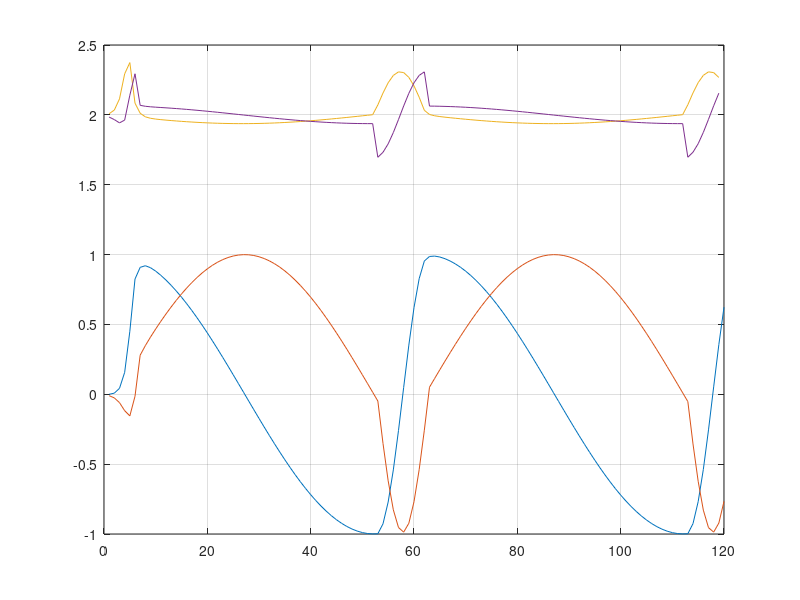

MATLAB code to generate this figure:

# Hopf oscillator
# Approximation by fourth order Runge-Kutta
# Duty factor

Tsw_STEPS = 10  # Number of iterations in T_swing period
TURNS = 2

alpha = 1;
mu = 1;
beta = 0.8333;
# Duty factor: 0.5     for tripod gait
#              0.8333  for wave gait

a = 10000;

x = 0;
y = -0.01;

function [dx, dy] = F (alpha, mu, omega, x, y)
  dx = alpha * (mu - x^2 - y^2) * x - omega * y;
  dy = alpha * (mu - x^2 - y^2) * y + omega * x;
endfunction

fx=[];
fy=[];
fdx=[];
fdy=[];

for i = 1:(Tsw_STEPS*TURNS/(1-beta))

  omega = pi*(1 - beta) / (beta * (e^(-a*y) + 1) * Tsw_STEPS) ...
            + pi / ((e^(a*y) + 1) * Tsw_STEPS);
  fx(i) = x;
  fy(i) = y;

  # Аппроксимация Рунге-Кутта
  [K1dx, K1dy] = F(alpha, mu, omega, x, y);
  [K2dx, K2dy] = F(alpha, mu, omega, x + K1dx/2, y + K1dy/2);
  [K3dx, K3dy] = F(alpha, mu, omega, x + K2dx/2, y + K2dy/2);
  [K4dx, K4dy] = F(alpha, mu, omega, x + K3dx, y + K3dy);

  dx = (K1dx + 2*K2dx + 2*K3dx + K4dx) / 6;
  dy = (K1dy + 2*K2dy + 2*K3dy + K4dy) / 6;
  x = x + dx;
  y = y + dy;

  fdx(i) = dx + 2;
  fdy(i) = dy + 2;
endfor

fx(i+1) = x;
fy(i+1) = y;

##plot(fx, fy)
plot(fx, "", fy, "", fdx, "", fdy)
grid on
